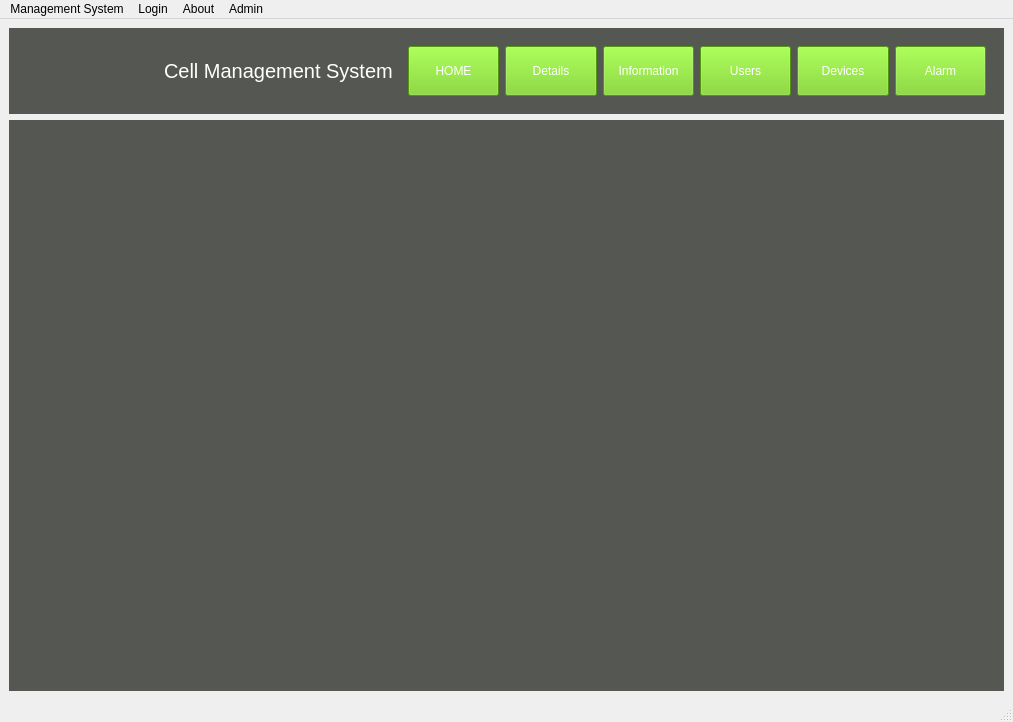
<?xml version="1.0" encoding="UTF-8"?>
<ui version="4.0">
 <class>MainWindow</class>
 <widget class="QMainWindow" name="MainWindow">
  <property name="geometry">
   <rect>
    <x>0</x>
    <y>0</y>
    <width>1013</width>
    <height>722</height>
   </rect>
  </property>
  <property name="windowTitle">
   <string>MainWindow</string>
  </property>
  <widget class="QWidget" name="centralwidget">
   <layout class="QGridLayout" name="gridLayout_3">
    <item row="0" column="0">
     <widget class="QWidget" name="widget" native="true">
      <property name="styleSheet">
       <string notr="true">background-color: rgb(85, 87, 83);</string>
      </property>
      <layout class="QGridLayout" name="gridLayout_2">
       <item row="0" column="0">
        <widget class="QLabel" name="label">
         <property name="sizePolicy">
          <sizepolicy hsizetype="Fixed" vsizetype="Fixed">
           <horstretch>0</horstretch>
           <verstretch>0</verstretch>
          </sizepolicy>
         </property>
         <property name="minimumSize">
          <size>
           <width>140</width>
           <height>60</height>
          </size>
         </property>
         <property name="maximumSize">
          <size>
           <width>140</width>
           <height>60</height>
          </size>
         </property>
         <property name="text">
          <string/>
         </property>
         <property name="pixmap">
          <pixmap>../LOGO/law_enforcement.png</pixmap>
         </property>
         <property name="scaledContents">
          <bool>true</bool>
         </property>
        </widget>
       </item>
       <item row="0" column="2">
        <widget class="QWidget" name="widget_2" native="true">
         <property name="styleSheet">
          <string notr="true">background-color: rgb(85, 87, 83);</string>
         </property>
         <layout class="QGridLayout" name="gridLayout">
          <item row="0" column="0">
           <widget class="QPushButton" name="pHome">
            <property name="sizePolicy">
             <sizepolicy hsizetype="Expanding" vsizetype="Fixed">
              <horstretch>0</horstretch>
              <verstretch>0</verstretch>
             </sizepolicy>
            </property>
            <property name="minimumSize">
             <size>
              <width>0</width>
              <height>50</height>
             </size>
            </property>
            <property name="maximumSize">
             <size>
              <width>16777215</width>
              <height>50</height>
             </size>
            </property>
            <property name="styleSheet">
             <string notr="true">background-color: rgb(115, 210, 22);
color: rgb(255, 255, 255);</string>
            </property>
            <property name="text">
             <string>HOME</string>
            </property>
           </widget>
          </item>
          <item row="0" column="1">
           <widget class="QPushButton" name="pDetails">
            <property name="sizePolicy">
             <sizepolicy hsizetype="Expanding" vsizetype="Fixed">
              <horstretch>0</horstretch>
              <verstretch>0</verstretch>
             </sizepolicy>
            </property>
            <property name="minimumSize">
             <size>
              <width>0</width>
              <height>50</height>
             </size>
            </property>
            <property name="maximumSize">
             <size>
              <width>16777215</width>
              <height>50</height>
             </size>
            </property>
            <property name="styleSheet">
             <string notr="true">background-color: rgb(115, 210, 22);
color: rgb(255, 255, 255);</string>
            </property>
            <property name="text">
             <string>Details</string>
            </property>
           </widget>
          </item>
          <item row="0" column="2">
           <widget class="QPushButton" name="pInformation">
            <property name="sizePolicy">
             <sizepolicy hsizetype="Expanding" vsizetype="Fixed">
              <horstretch>0</horstretch>
              <verstretch>0</verstretch>
             </sizepolicy>
            </property>
            <property name="minimumSize">
             <size>
              <width>0</width>
              <height>50</height>
             </size>
            </property>
            <property name="maximumSize">
             <size>
              <width>16777215</width>
              <height>50</height>
             </size>
            </property>
            <property name="styleSheet">
             <string notr="true">background-color: rgb(115, 210, 22);
color: rgb(255, 255, 255);</string>
            </property>
            <property name="text">
             <string>Information</string>
            </property>
           </widget>
          </item>
          <item row="0" column="3">
           <widget class="QPushButton" name="pUser">
            <property name="sizePolicy">
             <sizepolicy hsizetype="Expanding" vsizetype="Fixed">
              <horstretch>0</horstretch>
              <verstretch>0</verstretch>
             </sizepolicy>
            </property>
            <property name="minimumSize">
             <size>
              <width>0</width>
              <height>50</height>
             </size>
            </property>
            <property name="maximumSize">
             <size>
              <width>16777215</width>
              <height>50</height>
             </size>
            </property>
            <property name="styleSheet">
             <string notr="true">background-color: rgb(115, 210, 22);
color: rgb(255, 255, 255);</string>
            </property>
            <property name="text">
             <string>Users</string>
            </property>
           </widget>
          </item>
          <item row="0" column="4">
           <widget class="QPushButton" name="pDevice">
            <property name="sizePolicy">
             <sizepolicy hsizetype="Expanding" vsizetype="Fixed">
              <horstretch>0</horstretch>
              <verstretch>0</verstretch>
             </sizepolicy>
            </property>
            <property name="minimumSize">
             <size>
              <width>0</width>
              <height>50</height>
             </size>
            </property>
            <property name="maximumSize">
             <size>
              <width>16777215</width>
              <height>50</height>
             </size>
            </property>
            <property name="styleSheet">
             <string notr="true">background-color: rgb(115, 210, 22);
color: rgb(255, 255, 255);</string>
            </property>
            <property name="text">
             <string>Devices</string>
            </property>
           </widget>
          </item>
          <item row="0" column="5">
           <widget class="QPushButton" name="pAlarm">
            <property name="sizePolicy">
             <sizepolicy hsizetype="Expanding" vsizetype="Fixed">
              <horstretch>0</horstretch>
              <verstretch>0</verstretch>
             </sizepolicy>
            </property>
            <property name="minimumSize">
             <size>
              <width>0</width>
              <height>50</height>
             </size>
            </property>
            <property name="maximumSize">
             <size>
              <width>16777215</width>
              <height>50</height>
             </size>
            </property>
            <property name="styleSheet">
             <string notr="true">background-color: rgb(115, 210, 22);
color: rgb(255, 255, 255);</string>
            </property>
            <property name="text">
             <string>Alarm</string>
            </property>
           </widget>
          </item>
         </layout>
        </widget>
       </item>
       <item row="0" column="1">
        <widget class="QLabel" name="label_2">
         <property name="sizePolicy">
          <sizepolicy hsizetype="Fixed" vsizetype="Fixed">
           <horstretch>0</horstretch>
           <verstretch>0</verstretch>
          </sizepolicy>
         </property>
         <property name="font">
          <font>
           <pointsize>15</pointsize>
          </font>
         </property>
         <property name="styleSheet">
          <string notr="true">color: rgb(255, 255, 255);</string>
         </property>
         <property name="text">
          <string>Cell Management System</string>
         </property>
        </widget>
       </item>
      </layout>
     </widget>
    </item>
    <item row="1" column="0">
     <widget class="QStackedWidget" name="sWidget">
      <property name="styleSheet">
       <string notr="true">background-color: rgb(85, 87, 83);</string>
      </property>
      <widget class="QWidget" name="p0"/>
      <widget class="QWidget" name="p1"/>
      <widget class="QWidget" name="p2">
       <layout class="QGridLayout" name="gridLayout_26">
        <item row="0" column="0">
         <widget class="QTableWidget" name="ProfiletWidget"/>
        </item>
       </layout>
      </widget>
      <widget class="QWidget" name="p3">
       <layout class="QGridLayout" name="gridLayout_25">
        <item row="0" column="0">
         <widget class="QTableWidget" name="DevicetWidget"/>
        </item>
       </layout>
      </widget>
      <widget class="QWidget" name="p4">
       <layout class="QGridLayout" name="gridLayout_24">
        <item row="0" column="0">
         <widget class="QTableWidget" name="UsertWidget"/>
        </item>
       </layout>
      </widget>
      <widget class="QWidget" name="p5">
       <layout class="QGridLayout" name="gridLayout_23">
        <item row="0" column="0">
         <widget class="QTableWidget" name="InformationtWidget"/>
        </item>
       </layout>
      </widget>
      <widget class="QWidget" name="p6">
       <layout class="QGridLayout" name="gridLayout_22">
        <item row="0" column="0">
         <widget class="QTableWidget" name="DetailtWidget"/>
        </item>
       </layout>
      </widget>
      <widget class="QWidget" name="p7">
       <layout class="QGridLayout" name="gridLayout_10">
        <item row="0" column="0">
         <widget class="QWidget" name="widget_3" native="true">
          <property name="styleSheet">
           <string notr="true">background-color: rgb(115, 210, 22);</string>
          </property>
          <layout class="QGridLayout" name="gridLayout_8">
           <item row="0" column="0">
            <widget class="QWidget" name="widget_4" native="true">
             <property name="styleSheet">
              <string notr="true">background-color: rgb(245, 121, 0);</string>
             </property>
             <layout class="QGridLayout" name="gridLayout_4">
              <item row="0" column="0" colspan="2">
               <widget class="QPushButton" name="pRoom_1">
                <property name="sizePolicy">
                 <sizepolicy hsizetype="Expanding" vsizetype="Expanding">
                  <horstretch>0</horstretch>
                  <verstretch>0</verstretch>
                 </sizepolicy>
                </property>
                <property name="text">
                 <string>#1B/D Cell 1</string>
                </property>
               </widget>
              </item>
              <item row="0" column="2">
               <widget class="QWidget" name="Main_Sys_1" native="true">
                <property name="sizePolicy">
                 <sizepolicy hsizetype="Expanding" vsizetype="Expanding">
                  <horstretch>0</horstretch>
                  <verstretch>0</verstretch>
                 </sizepolicy>
                </property>
                <property name="styleSheet">
                 <string notr="true">background-color: rgb(0, 0, 0);</string>
                </property>
               </widget>
              </item>
              <item row="0" column="3">
               <widget class="QWidget" name="Main_Radar_1" native="true">
                <property name="sizePolicy">
                 <sizepolicy hsizetype="Expanding" vsizetype="Expanding">
                  <horstretch>0</horstretch>
                  <verstretch>0</verstretch>
                 </sizepolicy>
                </property>
                <property name="styleSheet">
                 <string notr="true">background-color: rgb(0, 0, 0);</string>
                </property>
               </widget>
              </item>
              <item row="1" column="0">
               <widget class="QPushButton" name="pStatus_1">
                <property name="sizePolicy">
                 <sizepolicy hsizetype="Expanding" vsizetype="Expanding">
                  <horstretch>0</horstretch>
                  <verstretch>0</verstretch>
                 </sizepolicy>
                </property>
                <property name="text">
                 <string>Stay</string>
                </property>
               </widget>
              </item>
              <item row="1" column="1">
               <widget class="QPushButton" name="pDevice_1">
                <property name="sizePolicy">
                 <sizepolicy hsizetype="Expanding" vsizetype="Expanding">
                  <horstretch>0</horstretch>
                  <verstretch>0</verstretch>
                 </sizepolicy>
                </property>
                <property name="text">
                 <string>Normal</string>
                </property>
               </widget>
              </item>
              <item row="1" column="2">
               <widget class="QWidget" name="Sub_Sys_1" native="true">
                <property name="sizePolicy">
                 <sizepolicy hsizetype="Expanding" vsizetype="Expanding">
                  <horstretch>0</horstretch>
                  <verstretch>0</verstretch>
                 </sizepolicy>
                </property>
                <property name="styleSheet">
                 <string notr="true">background-color: rgb(0, 0, 0);</string>
                </property>
               </widget>
              </item>
              <item row="1" column="3">
               <widget class="QWidget" name="Sub_Radar_1" native="true">
                <property name="sizePolicy">
                 <sizepolicy hsizetype="Expanding" vsizetype="Expanding">
                  <horstretch>0</horstretch>
                  <verstretch>0</verstretch>
                 </sizepolicy>
                </property>
                <property name="styleSheet">
                 <string notr="true">background-color: rgb(0, 0, 0);</string>
                </property>
               </widget>
              </item>
             </layout>
            </widget>
           </item>
           <item row="1" column="0">
            <widget class="QWidget" name="widget_5" native="true">
             <property name="styleSheet">
              <string notr="true">background-color: rgb(245, 121, 0);</string>
             </property>
             <layout class="QGridLayout" name="gridLayout_5">
              <item row="0" column="0" colspan="2">
               <widget class="QPushButton" name="pRoom_2">
                <property name="sizePolicy">
                 <sizepolicy hsizetype="Expanding" vsizetype="Expanding">
                  <horstretch>0</horstretch>
                  <verstretch>0</verstretch>
                 </sizepolicy>
                </property>
                <property name="text">
                 <string>#1B/D Cell 2</string>
                </property>
               </widget>
              </item>
              <item row="0" column="2">
               <widget class="QWidget" name="Main_Sys_2" native="true">
                <property name="sizePolicy">
                 <sizepolicy hsizetype="Expanding" vsizetype="Expanding">
                  <horstretch>0</horstretch>
                  <verstretch>0</verstretch>
                 </sizepolicy>
                </property>
                <property name="styleSheet">
                 <string notr="true">background-color: rgb(0, 0, 0);</string>
                </property>
               </widget>
              </item>
              <item row="0" column="3">
               <widget class="QWidget" name="Main_Radar_2" native="true">
                <property name="sizePolicy">
                 <sizepolicy hsizetype="Expanding" vsizetype="Expanding">
                  <horstretch>0</horstretch>
                  <verstretch>0</verstretch>
                 </sizepolicy>
                </property>
                <property name="styleSheet">
                 <string notr="true">background-color: rgb(0, 0, 0);</string>
                </property>
               </widget>
              </item>
              <item row="1" column="0">
               <widget class="QPushButton" name="pStatus_2">
                <property name="sizePolicy">
                 <sizepolicy hsizetype="Expanding" vsizetype="Expanding">
                  <horstretch>0</horstretch>
                  <verstretch>0</verstretch>
                 </sizepolicy>
                </property>
                <property name="text">
                 <string>Stay</string>
                </property>
               </widget>
              </item>
              <item row="1" column="1">
               <widget class="QPushButton" name="pDevice_2">
                <property name="sizePolicy">
                 <sizepolicy hsizetype="Expanding" vsizetype="Expanding">
                  <horstretch>0</horstretch>
                  <verstretch>0</verstretch>
                 </sizepolicy>
                </property>
                <property name="text">
                 <string>Normal</string>
                </property>
               </widget>
              </item>
              <item row="1" column="2">
               <widget class="QWidget" name="Sub_Sys_2" native="true">
                <property name="sizePolicy">
                 <sizepolicy hsizetype="Expanding" vsizetype="Expanding">
                  <horstretch>0</horstretch>
                  <verstretch>0</verstretch>
                 </sizepolicy>
                </property>
                <property name="styleSheet">
                 <string notr="true">background-color: rgb(0, 0, 0);</string>
                </property>
               </widget>
              </item>
              <item row="1" column="3">
               <widget class="QWidget" name="Sub_Radar_2" native="true">
                <property name="sizePolicy">
                 <sizepolicy hsizetype="Expanding" vsizetype="Expanding">
                  <horstretch>0</horstretch>
                  <verstretch>0</verstretch>
                 </sizepolicy>
                </property>
                <property name="styleSheet">
                 <string notr="true">background-color: rgb(0, 0, 0);</string>
                </property>
               </widget>
              </item>
             </layout>
            </widget>
           </item>
           <item row="2" column="0">
            <widget class="QWidget" name="widget_6" native="true">
             <property name="styleSheet">
              <string notr="true">background-color: rgb(245, 121, 0);</string>
             </property>
             <layout class="QGridLayout" name="gridLayout_6">
              <item row="0" column="0" colspan="2">
               <widget class="QPushButton" name="pRoom_3">
                <property name="sizePolicy">
                 <sizepolicy hsizetype="Expanding" vsizetype="Expanding">
                  <horstretch>0</horstretch>
                  <verstretch>0</verstretch>
                 </sizepolicy>
                </property>
                <property name="text">
                 <string>#1B/D Cell 3</string>
                </property>
               </widget>
              </item>
              <item row="0" column="2">
               <widget class="QWidget" name="Main_Sys_3" native="true">
                <property name="sizePolicy">
                 <sizepolicy hsizetype="Expanding" vsizetype="Expanding">
                  <horstretch>0</horstretch>
                  <verstretch>0</verstretch>
                 </sizepolicy>
                </property>
                <property name="styleSheet">
                 <string notr="true">background-color: rgb(0, 0, 0);</string>
                </property>
               </widget>
              </item>
              <item row="0" column="3">
               <widget class="QWidget" name="Main_Radar_3" native="true">
                <property name="sizePolicy">
                 <sizepolicy hsizetype="Expanding" vsizetype="Expanding">
                  <horstretch>0</horstretch>
                  <verstretch>0</verstretch>
                 </sizepolicy>
                </property>
                <property name="styleSheet">
                 <string notr="true">background-color: rgb(0, 0, 0);</string>
                </property>
               </widget>
              </item>
              <item row="1" column="0">
               <widget class="QPushButton" name="pStatus_3">
                <property name="sizePolicy">
                 <sizepolicy hsizetype="Expanding" vsizetype="Expanding">
                  <horstretch>0</horstretch>
                  <verstretch>0</verstretch>
                 </sizepolicy>
                </property>
                <property name="text">
                 <string>Stay</string>
                </property>
               </widget>
              </item>
              <item row="1" column="1">
               <widget class="QPushButton" name="pDevice_3">
                <property name="sizePolicy">
                 <sizepolicy hsizetype="Expanding" vsizetype="Expanding">
                  <horstretch>0</horstretch>
                  <verstretch>0</verstretch>
                 </sizepolicy>
                </property>
                <property name="text">
                 <string>Normal</string>
                </property>
               </widget>
              </item>
              <item row="1" column="2">
               <widget class="QWidget" name="Sub_Sys_3" native="true">
                <property name="sizePolicy">
                 <sizepolicy hsizetype="Expanding" vsizetype="Expanding">
                  <horstretch>0</horstretch>
                  <verstretch>0</verstretch>
                 </sizepolicy>
                </property>
                <property name="styleSheet">
                 <string notr="true">background-color: rgb(0, 0, 0);</string>
                </property>
               </widget>
              </item>
              <item row="1" column="3">
               <widget class="QWidget" name="Sub_Radar_3" native="true">
                <property name="sizePolicy">
                 <sizepolicy hsizetype="Expanding" vsizetype="Expanding">
                  <horstretch>0</horstretch>
                  <verstretch>0</verstretch>
                 </sizepolicy>
                </property>
                <property name="styleSheet">
                 <string notr="true">background-color: rgb(0, 0, 0);</string>
                </property>
               </widget>
              </item>
             </layout>
            </widget>
           </item>
           <item row="3" column="0">
            <widget class="QWidget" name="widget_7" native="true">
             <property name="styleSheet">
              <string notr="true">background-color: rgb(245, 121, 0);</string>
             </property>
             <layout class="QGridLayout" name="gridLayout_7">
              <item row="0" column="0" colspan="2">
               <widget class="QPushButton" name="pRoom_4">
                <property name="sizePolicy">
                 <sizepolicy hsizetype="Expanding" vsizetype="Expanding">
                  <horstretch>0</horstretch>
                  <verstretch>0</verstretch>
                 </sizepolicy>
                </property>
                <property name="text">
                 <string>#1B/D Cell 4</string>
                </property>
               </widget>
              </item>
              <item row="0" column="2">
               <widget class="QWidget" name="Main_Sys_4" native="true">
                <property name="sizePolicy">
                 <sizepolicy hsizetype="Expanding" vsizetype="Expanding">
                  <horstretch>0</horstretch>
                  <verstretch>0</verstretch>
                 </sizepolicy>
                </property>
                <property name="styleSheet">
                 <string notr="true">background-color: rgb(0, 0, 0);</string>
                </property>
               </widget>
              </item>
              <item row="0" column="3">
               <widget class="QWidget" name="Main_Radar_4" native="true">
                <property name="sizePolicy">
                 <sizepolicy hsizetype="Expanding" vsizetype="Expanding">
                  <horstretch>0</horstretch>
                  <verstretch>0</verstretch>
                 </sizepolicy>
                </property>
                <property name="styleSheet">
                 <string notr="true">background-color: rgb(0, 0, 0);</string>
                </property>
               </widget>
              </item>
              <item row="1" column="0">
               <widget class="QPushButton" name="pStatus_4">
                <property name="sizePolicy">
                 <sizepolicy hsizetype="Expanding" vsizetype="Expanding">
                  <horstretch>0</horstretch>
                  <verstretch>0</verstretch>
                 </sizepolicy>
                </property>
                <property name="text">
                 <string>Stay</string>
                </property>
               </widget>
              </item>
              <item row="1" column="1">
               <widget class="QPushButton" name="pDevice_4">
                <property name="sizePolicy">
                 <sizepolicy hsizetype="Expanding" vsizetype="Expanding">
                  <horstretch>0</horstretch>
                  <verstretch>0</verstretch>
                 </sizepolicy>
                </property>
                <property name="text">
                 <string>Normal</string>
                </property>
               </widget>
              </item>
              <item row="1" column="2">
               <widget class="QWidget" name="Sub_Sys_4" native="true">
                <property name="sizePolicy">
                 <sizepolicy hsizetype="Expanding" vsizetype="Expanding">
                  <horstretch>0</horstretch>
                  <verstretch>0</verstretch>
                 </sizepolicy>
                </property>
                <property name="styleSheet">
                 <string notr="true">background-color: rgb(0, 0, 0);</string>
                </property>
               </widget>
              </item>
              <item row="1" column="3">
               <widget class="QWidget" name="Sub_Radar_4" native="true">
                <property name="sizePolicy">
                 <sizepolicy hsizetype="Expanding" vsizetype="Expanding">
                  <horstretch>0</horstretch>
                  <verstretch>0</verstretch>
                 </sizepolicy>
                </property>
                <property name="styleSheet">
                 <string notr="true">background-color: rgb(0, 0, 0);</string>
                </property>
               </widget>
              </item>
             </layout>
            </widget>
           </item>
          </layout>
         </widget>
        </item>
        <item row="0" column="1">
         <widget class="QWidget" name="widget_8" native="true">
          <property name="styleSheet">
           <string notr="true">background-color: rgb(115, 210, 22);</string>
          </property>
          <layout class="QGridLayout" name="gridLayout_9">
           <item row="0" column="0" colspan="2">
            <widget class="QWidget" name="widget_15" native="true">
             <property name="sizePolicy">
              <sizepolicy hsizetype="Expanding" vsizetype="Fixed">
               <horstretch>0</horstretch>
               <verstretch>0</verstretch>
              </sizepolicy>
             </property>
             <property name="minimumSize">
              <size>
               <width>0</width>
               <height>10</height>
              </size>
             </property>
             <property name="maximumSize">
              <size>
               <width>16777215</width>
               <height>10</height>
              </size>
             </property>
             <property name="styleSheet">
              <string notr="true">background-color: rgb(204, 0, 0);</string>
             </property>
            </widget>
           </item>
           <item row="1" column="0" colspan="2">
            <widget class="QDateTimeEdit" name="dateTimeEdit">
             <property name="sizePolicy">
              <sizepolicy hsizetype="Expanding" vsizetype="Fixed">
               <horstretch>0</horstretch>
               <verstretch>0</verstretch>
              </sizepolicy>
             </property>
             <property name="minimumSize">
              <size>
               <width>0</width>
               <height>50</height>
              </size>
             </property>
             <property name="maximumSize">
              <size>
               <width>16777215</width>
               <height>50</height>
              </size>
             </property>
             <property name="font">
              <font>
               <pointsize>11</pointsize>
              </font>
             </property>
             <property name="styleSheet">
              <string notr="true">background-color: rgb(237, 212, 0);</string>
             </property>
            </widget>
           </item>
           <item row="2" column="0">
            <widget class="QWidget" name="widget_9" native="true">
             <property name="styleSheet">
              <string notr="true">background-color: rgb(193, 125, 17);</string>
             </property>
            </widget>
           </item>
           <item row="2" column="1">
            <widget class="QLabel" name="label_3">
             <property name="font">
              <font>
               <pointsize>20</pointsize>
              </font>
             </property>
             <property name="text">
              <string>STABLE</string>
             </property>
            </widget>
           </item>
           <item row="3" column="0">
            <widget class="QWidget" name="widget_10" native="true">
             <property name="styleSheet">
              <string notr="true">background-color: rgb(85, 87, 83);</string>
             </property>
            </widget>
           </item>
           <item row="3" column="1">
            <widget class="QLabel" name="label_4">
             <property name="font">
              <font>
               <pointsize>20</pointsize>
              </font>
             </property>
             <property name="text">
              <string>Disconnected</string>
             </property>
            </widget>
           </item>
           <item row="4" column="0">
            <widget class="QWidget" name="widget_11" native="true">
             <property name="styleSheet">
              <string notr="true">background-color: rgb(255, 255, 255);</string>
             </property>
            </widget>
           </item>
           <item row="4" column="1">
            <widget class="QLabel" name="label_5">
             <property name="font">
              <font>
               <pointsize>20</pointsize>
              </font>
             </property>
             <property name="text">
              <string>Disconnected</string>
             </property>
            </widget>
           </item>
           <item row="5" column="0">
            <widget class="QWidget" name="widget_12" native="true">
             <property name="styleSheet">
              <string notr="true">
background-color: rgb(252, 233, 79);</string>
             </property>
            </widget>
           </item>
           <item row="5" column="1">
            <widget class="QLabel" name="label_6">
             <property name="font">
              <font>
               <pointsize>20</pointsize>
              </font>
             </property>
             <property name="text">
              <string>Disconnected</string>
             </property>
            </widget>
           </item>
           <item row="6" column="0">
            <widget class="QWidget" name="widget_13" native="true">
             <property name="styleSheet">
              <string notr="true">background-color: rgb(85, 87, 83);</string>
             </property>
            </widget>
           </item>
           <item row="6" column="1">
            <widget class="QLabel" name="label_7">
             <property name="font">
              <font>
               <pointsize>20</pointsize>
              </font>
             </property>
             <property name="text">
              <string>Disconnected</string>
             </property>
            </widget>
           </item>
           <item row="7" column="0" colspan="2">
            <widget class="QWidget" name="widget_14" native="true">
             <property name="sizePolicy">
              <sizepolicy hsizetype="Expanding" vsizetype="Fixed">
               <horstretch>0</horstretch>
               <verstretch>0</verstretch>
              </sizepolicy>
             </property>
             <property name="minimumSize">
              <size>
               <width>0</width>
               <height>10</height>
              </size>
             </property>
             <property name="maximumSize">
              <size>
               <width>16777215</width>
               <height>10</height>
              </size>
             </property>
             <property name="styleSheet">
              <string notr="true">background-color: rgb(204, 0, 0);</string>
             </property>
            </widget>
           </item>
           <item row="8" column="1">
            <spacer name="verticalSpacer">
             <property name="orientation">
              <enum>Qt::Vertical</enum>
             </property>
             <property name="sizeHint" stdset="0">
              <size>
               <width>20</width>
               <height>158</height>
              </size>
             </property>
            </spacer>
           </item>
          </layout>
         </widget>
        </item>
       </layout>
      </widget>
     </widget>
    </item>
   </layout>
  </widget>
  <widget class="QMenuBar" name="menubar">
   <property name="geometry">
    <rect>
     <x>0</x>
     <y>0</y>
     <width>1013</width>
     <height>22</height>
    </rect>
   </property>
   <widget class="QMenu" name="menuManagement_System">
    <property name="title">
     <string>Management System</string>
    </property>
    <addaction name="aHome"/>
    <addaction name="aDetails"/>
    <addaction name="aInformation"/>
    <addaction name="aUser"/>
    <addaction name="aDevice"/>
    <addaction name="aAlarm"/>
    <addaction name="separator"/>
    <addaction name="aClose"/>
   </widget>
   <widget class="QMenu" name="menuLogin">
    <property name="title">
     <string>Login</string>
    </property>
    <addaction name="aLogin"/>
   </widget>
   <widget class="QMenu" name="menuAbout">
    <property name="title">
     <string>About</string>
    </property>
    <addaction name="aAbout"/>
   </widget>
   <widget class="QMenu" name="menuAdmin">
    <property name="title">
     <string>Admin</string>
    </property>
    <addaction name="aFirmware"/>
   </widget>
   <addaction name="menuManagement_System"/>
   <addaction name="menuLogin"/>
   <addaction name="menuAbout"/>
   <addaction name="menuAdmin"/>
  </widget>
  <widget class="QStatusBar" name="statusbar"/>
  <action name="aHome">
   <property name="text">
    <string>Home</string>
   </property>
  </action>
  <action name="aDetails">
   <property name="text">
    <string>Details</string>
   </property>
  </action>
  <action name="aInformation">
   <property name="text">
    <string>Information</string>
   </property>
  </action>
  <action name="aUser">
   <property name="text">
    <string>Users</string>
   </property>
  </action>
  <action name="aDevice">
   <property name="text">
    <string>Devices</string>
   </property>
  </action>
  <action name="aAlarm">
   <property name="text">
    <string>Alarm</string>
   </property>
  </action>
  <action name="aClose">
   <property name="text">
    <string>Close</string>
   </property>
  </action>
  <action name="aLogin">
   <property name="text">
    <string>Sign In</string>
   </property>
  </action>
  <action name="aAbout">
   <property name="text">
    <string>About</string>
   </property>
  </action>
  <action name="aFirmware">
   <property name="text">
    <string>Firmware Download</string>
   </property>
  </action>
 </widget>
 <resources/>
 <connections/>
</ui>
